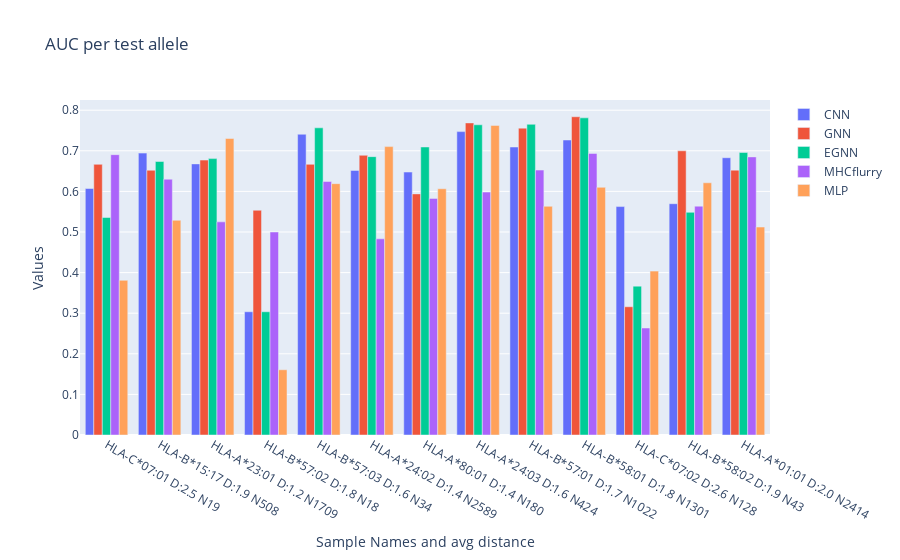

The notebook cell saved with this chart:
### Code cell
def get_model_output(title, dfot):
    ## Get output and distance per allele
    allele_outputs = {}
    
    for allele in test_alleles:
        gene = allele.split('*')[0].split('-')[1]
        if allele in matrix['ALL'].keys():
            #identify all the allele's IDs
            IDs = dfi.loc[dfi['allele'] == allele, 'ID'].values
            dfauc = pd.merge(dfi[dfi['ID'].isin(IDs)], dfot[dfot['ID'].isin(IDs)], on='ID')
            if len(dfauc)>0:
                allele_outputs[allele] = {}
                auc = classMetrics.roc_auc(dfauc[label_per_model[title][0]], dfauc[label_per_model[title][1]])
                allele_outputs[allele]['auc'] = auc
                allele_outputs[allele]['distance']= get_avg_distance(allele, matrix['ALL'], test_alleles) #matrix[gene]
        else:
            print(f'Allele {allele} not in Matrix ALL')
        
    #total AUC
    IDs = dfi['ID'].values
    dfauc = pd.merge(dfi[dfi['ID'].isin(IDs)], dfot[dfot['ID'].isin(IDs)], on='ID')
    allele_outputs['total_auc'] = classMetrics.roc_auc(dfauc[label_per_model[title][0]], dfauc[label_per_model[title][1]])
    print(f'TITLE {title}, AUC {allele_outputs["total_auc"]}')
    
    
    return allele_outputs


models_outputs = {}
#%% CNN outputs
title = 'CNN'
dfot = pd.read_csv('/projects/0/einf2380/data/pop_paper_data/cnn_outputs/allele_cnn_outputs.csv')
#dfot = dfo[dfo['PHASE'].str.contains('testing', case=False)]
dfot['TARGET'] = dfot['TARGET'].astype(float)
dfot['ID'] = dfot['KEY']

models_outputs[title] = get_model_output(title, dfot)

# GNN outputs
title = 'GNN'
dfot = pd.read_hdf('/projects/0/einf2380/data/pMHCI/trained_models/deeprank2/experiments/exp_100k_std_transf_bs64_naivegnn1_wloss_cl_allele_0_230607/output/output_exporter.hdf5'
                  , key="testing")
dfot['entry']= [x.split(':')[2] for x in dfot['entry']]
dfot['ID'] = dfot['entry']
dfot['output']= [x[1] for x in dfot['output']]

models_outputs[title] = get_model_output(title, dfot)

#%% EGNN outputs
def sigmoid(x):
    return np.exp(-np.logaddexp(0, -x))
title = 'EGNN'
dfo = pd.read_csv('/projects/0/einf2380/data/pop_paper_data/egnn_outputs/egnn_supervised_allele.csv')
dfot = dfo[dfo['PHASE'].str.contains('validation', case=False)]
dfot['OUTPUT_1']=sigmoid(dfot['OUTPUT_0'])
dfot['TARGET'] = dfot['TARGET'].astype(float)
dfot['ID'] = dfot['KEY']

models_outputs[title] = get_model_output(title, dfot)


#%% MHCflurry outputs
title='MHCflurry'
dfo = pd.read_csv('/projects/0/einf2380/data/pop_paper_data/mhcflurry_outputs/allele_mhcflurry_outputs.csv',
                header=None, names=['ID', 'BA', 'OUTPUT_1'])

models_outputs[title] = get_model_output(title, dfo)

#%% MLP 
title='MLP'
dfo = pd.read_csv('/projects/0/einf2380/data/pop_paper_data/mlp_outputs/allele_mlp_outputs.csv',
                header=None, names=['ID', 'BA', 'OUTPUT_1'])

models_outputs[title] = get_model_output(title, dfo)

# #%% SSL without TCRs outputs

# title = 'SSL_woT'
# dfo = pd.read_csv('/projects/0/einf2380/data/pop_paper_data/egnn_outputs/egnn_ssl_no_tcr_allele.csv')
# dfot = dfo[dfo['PHASE'].str.contains('validation', case=False)]
# dfot['OUTPUT_1']=sigmoid(dfot['OUTPUT_0'])
# dfot['TARGET'] = dfot['TARGET'].astype(float)
# dfot['ID'] = dfot['KEY']

# models_outputs[title] = get_model_output(title, dfot)

#%% SSL without TCRs outputs

title = 'SSL_T'
dfo = pd.read_csv('/projects/0/einf2380/data/pop_paper_data/egnn_outputs/egnn_ssl_allele.csv')
dfot = dfo[dfo['PHASE'].str.contains('validation', case=False)]
dfot['OUTPUT_1']=sigmoid(dfot['OUTPUT_0'])
dfot['TARGET'] = dfot['TARGET'].astype(float)
dfot['ID'] = dfot['KEY']

models_outputs[title] = get_model_output(title, dfot)

#%% Plot barplots

#fig, axes = plt.subplots(1, 4, figsize=(20, 5), sharey=True)
fig = go.Figure()

correlations = {}

# Iterate over the allele_outputs dictionary and titles list
for i, title in enumerate(models_outputs.keys()):
    allele_outputs = models_outputs[title]

    # Extract sample names and values from the dictionary
    labels = [f"{x} D:{allele_outputs[x]['distance']:.1f} N{(dfi['allele'] == x).sum()}" for x in allele_outputs if x != 'total_auc']
    values = [allele_outputs[x]['auc'] for x in allele_outputs if x != 'total_auc']

    # Create a Plotly bar plot
    #fig = go.Figure(data=[go.Bar(x=labels, y=values)])
    fig.add_trace(go.Bar(x=labels, y=values, name=title))

    # Customize the layout if needed
fig.update_layout(title='AUC per test allele', xaxis_title='Sample Names and avg distance', yaxis_title='Values')

# Adjust layout and show the plot
# plt.tight_layout()
fig.show()

#%% Plot regplot

fig, axes = plt.subplots(1, len(models_outputs), figsize=(20, 5), sharey=True)
correlations = {}

# Iterate over the allele_outputs dictionary and titles list
for i, title in enumerate(models_outputs.keys()):
    allele_outputs = models_outputs[title]
    x = [allele_outputs[x]['distance'] for x in allele_outputs if x != 'total_auc']
    y = [allele_outputs[x]['auc'] for x in allele_outputs if x != 'total_auc']
    
    correlations[title] = np.corrcoef(x, y)[0][1]
    
    # Create scatter plot with regression line
    sns.regplot(x=x, y=y, ci=99, n_boot=1000, ax=axes[i]) #lowess=True)
    axes[i].axhline(0.5, linestyle='-.', color='red', label='Baseline')
    axes[i].axhline(np.mean(y), linestyle='--', color='green', label='Average AUC')
    axes[i].axhline(np.mean(allele_outputs['total_auc']), linestyle='--', color='cyan', label='Total AUC')
    
    # Customize individual subplot
    axes[i].set_title(f'{title} Pearson:{correlations[title]:.2f}')
    axes[i].set_xlabel('Evo distance from training')
    axes[i].set_ylabel('AUC')
    
    if i == 0:
        axes[i].legend(labels=['Sample', 'Regression', 'Confidence Interval', 'Random Predictor', 'Average (un-weighted) AUC', 'Total AUC'])

# Set common y-label for all subplots
axes[0].set_ylabel('AUC')
axes[0].set_ylim(0,1.0)

# Adjust layout and show the plot
plt.tight_layout()
plt.show()


#%% Plot scatterplot

fig, axes = plt.subplots(1, len(models_outputs), figsize=(20, 5), sharey=True)
correlations = {}

# Iterate over the allele_outputs dictionary and titles list
for i, title in enumerate(models_outputs.keys()):
    allele_outputs = models_outputs[title]
    x = [allele_outputs[x]['distance'] for x in allele_outputs if x != 'total_auc']
    y = [allele_outputs[x]['auc'] for x in allele_outputs if x != 'total_auc']
    
    correlations[title] = np.corrcoef(x, y)[0][1]
    
    # Create scatter plot with regression line
    axes[i].plot(x, y, '.') #lowess=True)
    axes[i].axhline(0.5, linestyle='-.', color='red', label='Baseline')
    #axes[i].axhline(np.mean(y), linestyle='--', color='green', label='Average AUC')
    #axes[i].axhline(np.mean(allele_outputs['total_auc']), linestyle='--', color='cyan', label='Total AUC')
    
    # Customize individual subplot
    axes[i].set_title(f'{title} Pearson:{correlations[title]:.2f}')
    axes[i].set_xlabel('Evo distance from training')
    axes[i].set_ylabel('AUC')
    
    if i == 0:
        axes[i].legend(labels=['Sample', 'Random Predictor'])

# Set common y-label for all subplots
axes[0].set_ylabel('AUC')
axes[0].set_ylim(0,1.0)

# Adjust layout and show the plot
plt.tight_layout()
plt.show()

plt.clf()
print([(x, models_outputs[x]['total_auc']) for x in models_outputs])
plt.bar([x for x in models_outputs], [models_outputs[x]['total_auc'] for x in models_outputs])
plt.show()

# fig = go.Figure()
# for x in models_outputs:
#     fig.add_trace(go.Bar(x=models_outputs[x], y=models_outputs[x]['total_auc'], name=title))

### Figure 1 — Plotly figure (JSON) as saved in the notebook; plotly's stock layout.template omitted (floating-point values rounded to 4 significant figures)
{"data": [{"name": "CNN", "type": "bar", "x": ["HLA-C*07:01 D:2.5 N19", "HLA-B*15:17 D:1.9 N508", "HLA-A*23:01 D:1.2 N1709", "HLA-B*57:02 D:1.8 N18", "HLA-B*57:03 D:1.6 N34", "HLA-A*24:02 D:1.4 N2589", "HLA-A*80:01 D:1.4 N180", "HLA-A*24:03 D:1.6 N424", "HLA-B*57:01 D:1.7 N1022", "HLA-B*58:01 D:1.8 N1301", "HLA-C*07:02 D:2.6 N128", "HLA-B*58:02 D:1.9 N43", "HLA-A*01:01 D:2.0 N2414"], "y": [0.6071, 0.6943, 0.6678, 0.3036, 0.7407, 0.6517, 0.6476, 0.7473, 0.7094, 0.7266, 0.5626, 0.5697, 0.683]}, {"name": "GNN", "type": "bar", "x": ["HLA-C*07:01 D:2.5 N19", "HLA-B*15:17 D:1.9 N508", "HLA-A*23:01 D:1.2 N1709", "HLA-B*57:02 D:1.8 N18", "HLA-B*57:03 D:1.6 N34", "HLA-A*24:02 D:1.4 N2589", "HLA-A*80:01 D:1.4 N180", "HLA-A*24:03 D:1.6 N424", "HLA-B*57:01 D:1.7 N1022", "HLA-B*58:01 D:1.8 N1301", "HLA-C*07:02 D:2.6 N128", "HLA-B*58:02 D:1.9 N43", "HLA-A*01:01 D:2.0 N2414"], "y": [0.6667, 0.6521, 0.6771, 0.5536, 0.6667, 0.689, 0.5939, 0.7687, 0.7558, 0.7839, 0.3159, 0.7, 0.6523]}, {"name": "EGNN", "type": "bar", "x": ["HLA-C*07:01 D:2.5 N19", "HLA-B*15:17 D:1.9 N508", "HLA-A*23:01 D:1.2 N1709", "HLA-B*57:02 D:1.8 N18", "HLA-B*57:03 D:1.6 N34", "HLA-A*24:02 D:1.4 N2589", "HLA-A*80:01 D:1.4 N180", "HLA-A*24:03 D:1.6 N424", "HLA-B*57:01 D:1.7 N1022", "HLA-B*58:01 D:1.8 N1301", "HLA-C*07:02 D:2.6 N128", "HLA-B*58:02 D:1.9 N43", "HLA-A*01:01 D:2.0 N2414"], "y": [0.5357, 0.6737, 0.6807, 0.3036, 0.7566, 0.6856, 0.7094, 0.7641, 0.7653, 0.7811, 0.3667, 0.5485, 0.6958]}, {"name": "MHCflurry", "type": "bar", "x": ["HLA-C*07:01 D:2.5 N19", "HLA-B*15:17 D:1.9 N508", "HLA-A*23:01 D:1.2 N1709", "HLA-B*57:02 D:1.8 N18", "HLA-B*57:03 D:1.6 N34", "HLA-A*24:02 D:1.4 N2589", "HLA-A*80:01 D:1.4 N180", "HLA-A*24:03 D:1.6 N424", "HLA-B*57:01 D:1.7 N1022", "HLA-B*58:01 D:1.8 N1301", "HLA-C*07:02 D:2.6 N128", "HLA-B*58:02 D:1.9 N43", "HLA-A*01:01 D:2.0 N2414"], "y": [0.6905, 0.6301, 0.525, 0.5, 0.6243, 0.4832, 0.5828, 0.5984, 0.6525, 0.6934, 0.2635, 0.5636, 0.685]}, {"name": "MLP", "type": "bar", "x": ["HLA-C*07:01 D:2.5 N19", "HLA-B*15:17 D:1.9 N508", "HLA-A*23:01 D:1.2 N1709", "HLA-B*57:02 D:1.8 N18", "HLA-B*57:03 D:1.6 N34", "HLA-A*24:02 D:1.4 N2589", "HLA-A*80:01 D:1.4 N180", "HLA-A*24:03 D:1.6 N424", "HLA-B*57:01 D:1.7 N1022", "HLA-B*58:01 D:1.8 N1301", "HLA-C*07:02 D:2.6 N128", "HLA-B*58:02 D:1.9 N43", "HLA-A*01:01 D:2.0 N2414"], "y": [0.381, 0.5288, 0.7304, 0.1607, 0.619, 0.7103, 0.6065, 0.7626, 0.5633, 0.61, 0.4036, 0.6212, 0.5122]}], "layout": {"title": {"text": "AUC per test allele"}, "xaxis": {"title": {"text": "Sample Names and avg distance"}}, "yaxis": {"title": {"text": "Values"}}}}
